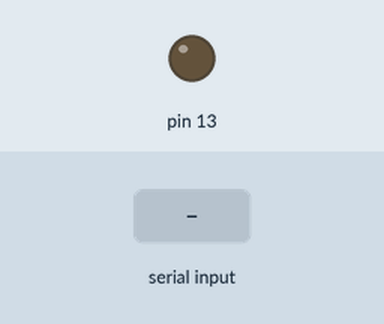
The sketch below on a simulated Arduino Uno, built with avr-gcc and run on an emulated ATmega328P. Parts: output pins drawn as LEDs (lit = HIGH). The test bench sets the inputs (shaded band).

Above: at 1.2 s.
1.3 s: "1" received over Serial
At 1.7 s:
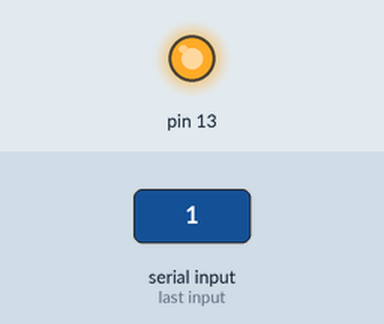
Timing chart, 0 to 4.3 s (numbered marks = the images above; inputs shaded):
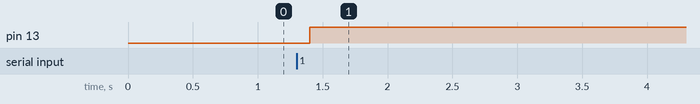

The sketch:

SerialTestArduino.ino
```cpp
void setup() {
  Serial.begin(9600);
  pinMode(13, OUTPUT);
}

void loop() {
  if (Serial.available()) {
    digitalWrite(13, Serial.read());
  }
  delay(100);
}
```

Measured:
- after the input at 1.3 s, pin 13: LOW → HIGH after 0.10 s
